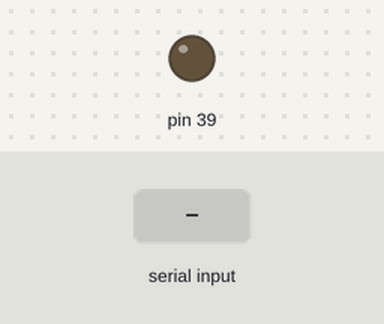
Bench run of a sketch on a simulated Arduino Mega 2560, built with avr-gcc and run on an emulated ATmega2560. Shown: output pins drawn as LEDs (lit = HIGH). The inputs (shaded band) are chosen by the test bench. What the sketch prints to the serial monitor is not drawn.

Above: at 1.2 s.
1.3 s: "d" received over Serial
At 1.9 s:
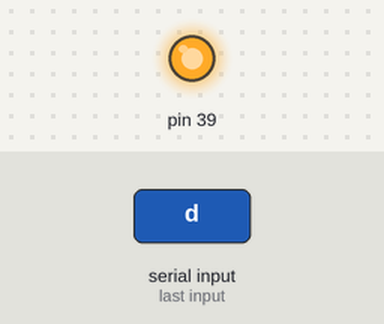
2.8 s: "1" received over Serial
At 4.2 s:
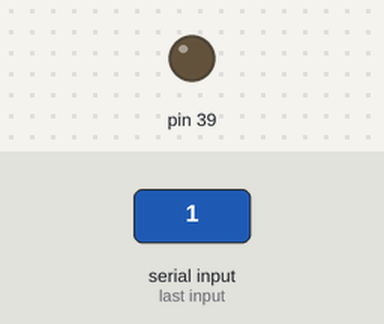
Timing chart, 0 to 5.8 s (numbered marks = the images above; inputs shaded):
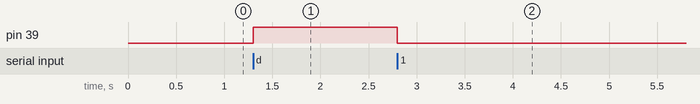

Measured:
- after the input at 1.3 s, pin 39: LOW → HIGH at once
- after the input at 2.8 s, pin 39: HIGH → LOW at once

The sketch:

SerialTesting.ino
```cpp
void setup() {
  Serial.begin(2000000);
  Serial.println("Ready");
  pinMode(39, OUTPUT);
}

void loop() {
  char letter = ' ';
  char code;

  /*if (Serial.available()) {
    letter = Serial.read();
    Serial.println(letter);
  }*/

  if (Serial.available()) {
    code = Serial.read();

    if (code == 100) {
      digitalWrite(39, HIGH);
    } else {
      digitalWrite(39, LOW);
    }
  }
}
```
